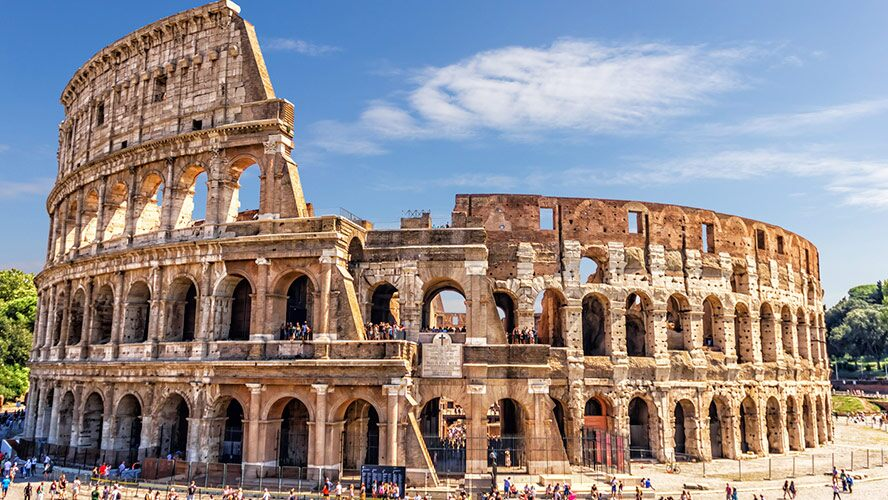
#> input picture Implement image segmentation algorithm/images/image.jpg, 888 x 500 px
$ python thresholdAndEdge.py
#> lines starting #> are read from the running program, lines starting #| are printed output that depends on the picture; after the words box and inside, x2 and y2 are one past the last pixel; in counts of white or black regions, pixels touching at a corner belong together
import cv2
import numpy as np
from pathlib import Path

current_directory = Path(__file__).resolve().parent

# Load the image
image = cv2.imread(f'{current_directory}/images/image.jpg')
#> image is the input picture: shape (500, 888, 3); mean B, G, R 140.2, 138.9, 146.2

img_gray = cv2.cvtColor(image, cv2.COLOR_BGR2GRAY)
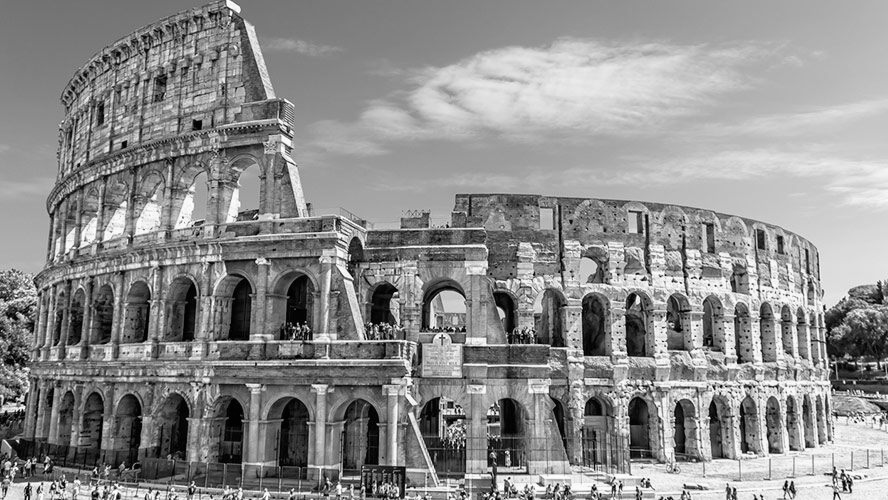
#> img_gray: shape (500, 888); min 0, max 255, mean 141.2

# Apply thresholding to segment the image
threshold_value = 127
max_value = 255
_, thresholded_image = cv2.threshold(
    img_gray, threshold_value, max_value, cv2.THRESH_BINARY)
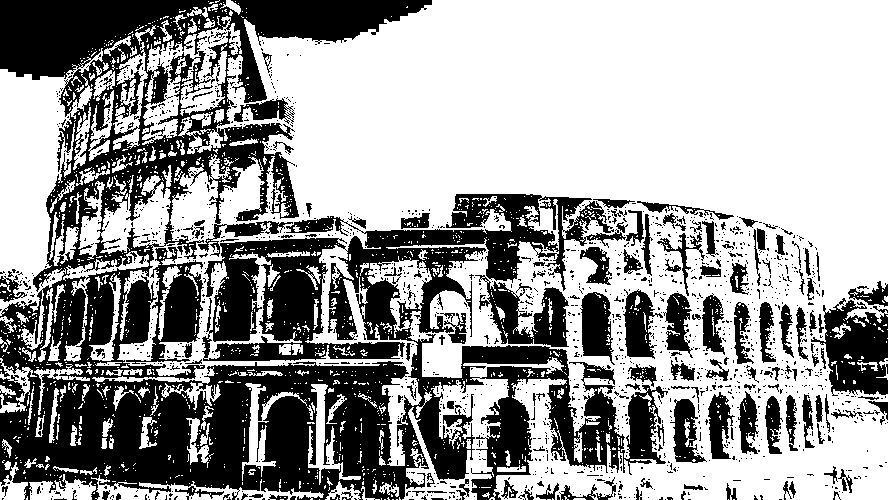
#> thresholded_image: shape (500, 888); 62% white; 1637 black regions (1486 under 20 px), largest, box (x1, y1, x2, y2) and area: (0, 0, 668, 500) 130003, (811, 298, 888, 396) 4534, (126, 247, 204, 364) 3316

# Display the original and segmented images
cv2.imshow('Original Image', img_gray)
cv2.imshow('Segmented Image', thresholded_image)
cv2.waitKey(0)
cv2.destroyAllWindows()
